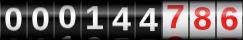
#> input picture scraper/tests/resources/144_786.png, 243 x 40 px
$ python -i ocr.py   (imports and definitions only)
#> lines starting #> are read from the running program, lines starting #| are printed output that depends on the picture; after the words box and inside, x2 and y2 are one past the last pixel; in counts of white or black regions, pixels touching at a corner belong together
#> in ocr_meter_reading_from_path, img is the input picture: PIL image 243x40 RGBA; mean R, G, B, A 104.5, 93.5, 93.5, 255
import re
from pathlib import Path

import pytesseract
from PIL import Image, ImageOps


def _preprocess_meter_image(image: Image.Image) -> tuple[Image.Image, Image.Image]:
    """Preprocess the BVK meter canvas image into two parts for OCR.

    The portal's odometer uses mixed polarity: the integer part is typically light-on-dark
    while the decimal part is dark-on-light. We therefore split and treat each side
    separately.
    """

    # Grayscale
    image = image.convert("L")

    # Resize for better OCR stability
    width, height = image.size
#> width = 243; height = 40
    image = image.resize((width * 3, height * 3), Image.Resampling.LANCZOS)
#> image: PIL image 729x120 L

    # Split where the decimals start (tuned empirically)
    split_x = int(image.width * 0.65)
#> split_x = 473
    left_part = image.crop((0, 0, split_x, image.height))
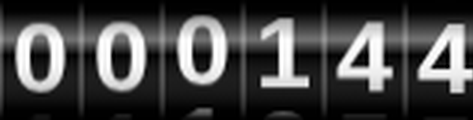
#> left_part: PIL image 473x120 L; min 0, max 255, mean 70.2
    right_part = image.crop((split_x, 0, image.width, image.height))
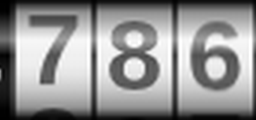
#> right_part: PIL image 256x120 L; min 0, max 255, mean 145.8

    # Integers: invert + contrast + threshold
    left_part = ImageOps.invert(left_part)
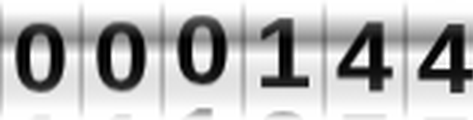
#> left_part: PIL image 473x120 L; min 0, max 255, mean 184.8
    left_part = ImageOps.autocontrast(left_part)
    left_part = left_part.point(lambda x: 0 if x < 150 else 255, "L")
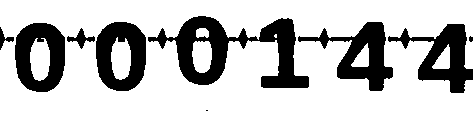
#> left_part: PIL image 473x120 L; 75.5% white; 9 black regions (2 under 20 px), largest, box (x1, y1, x2, y2) and area: (148, 16, 309, 88) 4417, (298, 22, 393, 91) 2377, (388, 24, 473, 93) 2297

    # Decimals: contrast + threshold
    right_part = ImageOps.autocontrast(right_part)
    right_part = right_part.point(lambda x: 0 if x < 150 else 255, "L")
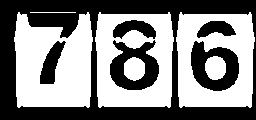
#> right_part: PIL image 256x120 L; 52.1% white; 6 black regions, box (x1, y1, x2, y2) and area: (0, 0, 256, 120) 10450, (110, 40, 159, 90) 1391, (191, 41, 239, 91) 1391, (40, 41, 66, 84) 562, (113, 20, 156, 39) 496, (197, 21, 236, 38) 424

    # Pad to help Tesseract handle edge glyphs
    left_padded = ImageOps.expand(left_part, border=50, fill=255)
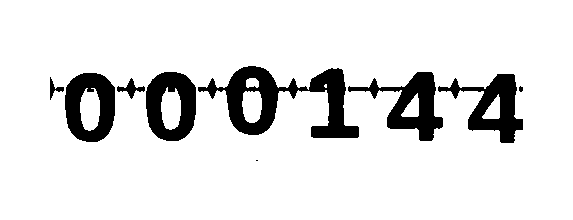
#> left_padded: PIL image 573x220 L; 89% white; 9 black regions (2 under 20 px), largest, box (x1, y1, x2, y2) and area: (198, 66, 359, 138) 4417, (348, 72, 443, 141) 2377, (438, 74, 523, 143) 2297
    right_padded = ImageOps.expand(right_part, border=50, fill=255)
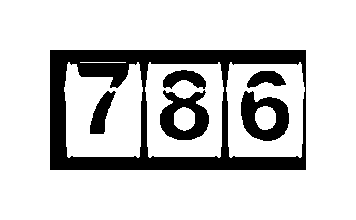
#> right_padded: PIL image 356x220 L; 81.2% white; 6 black regions, box (x1, y1, x2, y2) and area: (50, 50, 306, 170) 10450, (160, 90, 209, 140) 1391, (241, 91, 289, 141) 1391, (90, 91, 116, 134) 562, (163, 70, 206, 89) 496, (247, 71, 286, 88) 424

    return left_padded, right_padded


def _ocr_digits(image: Image.Image, *, psm: int) -> str:
    # Disable dictionaries to reduce false negatives for digit-only regions.
    cfg = (
        f"--oem 3 --psm {psm} "
        "-c tessedit_char_whitelist=0123456789 "
        "-c classify_bln_numeric_mode=1 "
        "-c load_system_dawg=0 -c load_freq_dawg=0"
    )
#> (the run stopped early here; a loop or call above may not have finished)

$ run again, on scraper/tests/resources/144_914.png
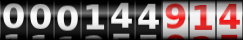
#> input picture scraper/tests/resources/144_914.png, 243 x 40 px
#> in ocr_meter_reading_from_path, img is the input picture: PIL image 243x40 RGBA; mean R, G, B, A 117.4, 101.8, 101.8, 255
#> in _preprocess_meter_image, `left_part = left_part.point(lambda x: 0 if x < 150 else 255, "L")`:
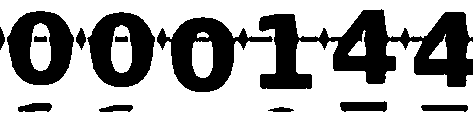
#> left_part: PIL image 473x120 L; 65.4% white; 13 black regions, largest, box (x1, y1, x2, y2) and area: (259, 9, 473, 89) 8383, (157, 17, 273, 92) 3584, (87, 12, 155, 87) 3085
#> left_padded: PIL image 573x220 L; 84.4% white; 13 black regions, largest, box (x1, y1, x2, y2) and area: (309, 59, 523, 139) 8383, (207, 67, 323, 142) 3584, (137, 62, 205, 137) 3085
#> in _preprocess_meter_image, `right_padded = ImageOps.expand(right_part, border=50, fill=255)`:
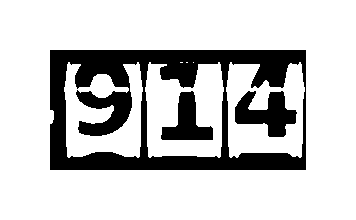
#> right_padded: PIL image 356x220 L; 78.7% white; 3 black regions, box (x1, y1, x2, y2) and area: (50, 50, 306, 170) 13791, (235, 91, 297, 137) 1596, (161, 91, 213, 140) 1276
